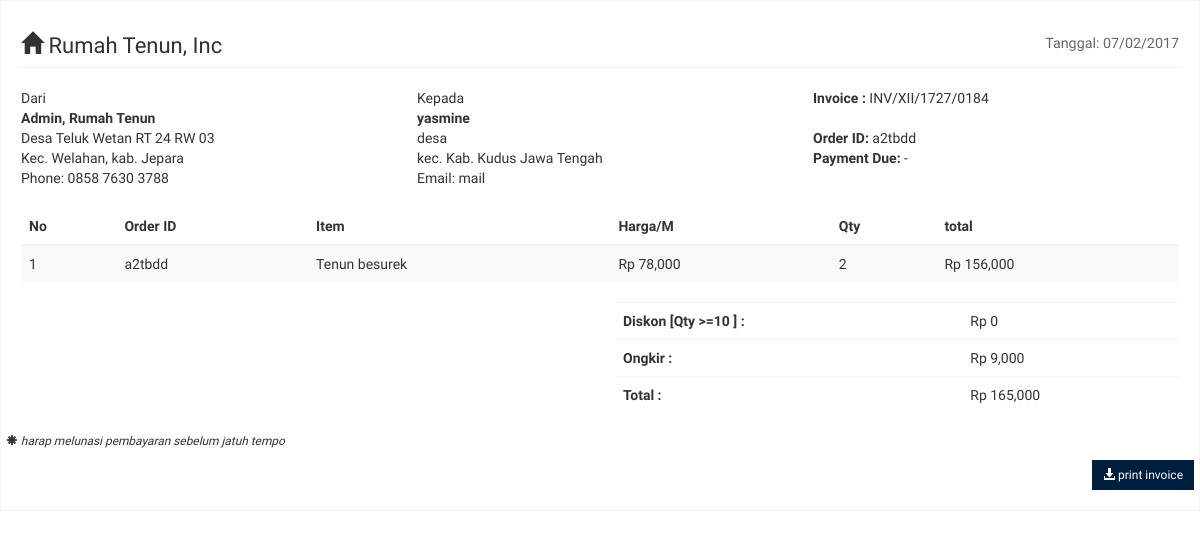
Screenshot of /invoice.php?id=a2tbdd with the database file from the repository.
### tables this page shows
CREATE TABLE `penjualan` (
  `kode` varchar(30) NOT NULL,
  `tanggal` date NOT NULL,
  `nama_barang` varchar(20) NOT NULL,
  `harga_jual` int(6) NOT NULL,
  `jumlah` int(3) NOT NULL,
  `total_harga` int(7) NOT NULL,
  `laba` int(9) NOT NULL,
  `status` enum('ok','pending') NOT NULL,
  `input_oleh` varchar(20) DEFAULT NULL,
  PRIMARY KEY (`kode`)
);

CREATE TABLE `pembeli` (
  `kode` varchar(10) NOT NULL,
  `nama` varchar(30) NOT NULL,
  `kontak` varchar(30) NOT NULL,
  `prov` varchar(40) NOT NULL,
  `kab` varchar(40) NOT NULL,
  `kec` varchar(30) NOT NULL,
  `alamat2` text NOT NULL,
  `kurir` enum('jne','tiki','pos_indo') NOT NULL,
  `resi` varchar(15) NOT NULL,
  PRIMARY KEY (`kode`)
);

### invoice.php (the view, shortened to what this page needs)
<?php
include 'koneksi.php';
$kode=$_GET['id'];
$sql = "SELECT penjualan.kode AS kode2,nama_barang,harga_jual,jumlah,total_harga,nama,alamat2,kec,kab,prov,kontak FROM penjualan INNER JOIN pembeli ON penjualan.kode=pembeli.kode WHERE penjualan.kode='$kode'";
$tampil =mysqli_query($link,$sql);
$r=mysqli_fetch_assoc($tampil);
?>
<!DOCTYPE html>
<html>
<head>
	<link rel="stylesheet" href="bootstrap/css/bootstrap.min.css">
	<link rel="stylesheet" href="dist/css/AdminLTE.min.css">
</head>
<body>
    <section class="invoice">
      <div class="row">
        <div class="col-xs-12">
          <h2 class="page-header">
            <span class="glyphicon glyphicon-home"></span> Rumah Tenun, Inc
            <small class="pull-right">Tanggal: <?php echo date('d/m/Y'); ?></small>
          </h2>
        </div>
      </div>
      <div class="row invoice-info">
        <div class="col-sm-4 invoice-col">
          Dari
          <address>
            <strong>Admin, Rumah Tenun</strong><br>
            Desa Teluk Wetan RT 24 RW 03<br>
            Kec. Welahan, kab. Jepara<br>
            Phone: 0858 7630 3788
          </address>
        </div>
        <div class="col-sm-4 invoice-col">
          Kepada
          <address>
            <strong><?php echo $r['nama']; ?></strong><br>
            <?php echo $r['alamat2']; ?><br>
            <?php echo 'kec. '.$r['kec'].' '.$r['kab'].' '.$r['prov']; ?><br>
            Email: <?php echo $r['kontak']; ?>
          </address>
        </div>
        <div class="col-sm-4 invoice-col">
          <b>Invoice : </b>INV/XII/<?php echo date('ynj').'/0'.substr(time(),-4,3); ?><br>
          <br>
          <b>Order ID:</b> <?php echo $r['kode2']; ?><br>
          <b>Payment Due:</b> -<br>
        </div>
      </div>
      <div class="row">
        <div class="col-xs-12 table-responsive">
          <table class="table table-striped">
            <thead>
            <tr>
              <th>No</th>
              <th>Order ID</th>
              <th>Item</th>
              <th>Harga/M</th>
              <th>Qty</th>
              <th>total</th>
            </tr>
            </thead>
            <tbody>
            <tr>
              <td><?php echo 1; ?></td>
              <td><?php echo $r['kode2']; ?></td>
              <td><?php echo 'Tenun '.$r['nama_barang']; ?></td>
              <td><?php echo 'Rp '.number_format($r['harga_jual']); ?></td>
              <td><?php echo $r['jumlah']; ?></td>
              <td><?php echo 'Rp '.number_format($r['total_harga']); ?></td>
            </tr>
            </tbody>
          </table>
        </div>
      </div>
      <div class="row">
        <div class="col-md-offset-6 col-xs-6">
          <div class="table-responsive">
            <table class="table table-borderless">
              <tr>
                <th>Diskon [Qty >=10 ] : </th>
                <td>Rp 0</td>
              </tr>
              <tr>
                <th>Ongkir : </th>
                <td>Rp 9,000</td>
              </tr>
              <tr>
                <th>Total : </th>
                <td><?php echo 'Rp '.number_format($r['total_harga']+9000); ?></td>
              </tr>
            </table>
          </div>
        </div>
      <div class="row no-print">
        <div class="col-xs-12">
          <i><p class="small"><span class="glyphicon glyphicon-asterisk"></span> harap melunasi pembayaran sebelum jatuh tempo</p></i>
          <button type="button" class="btn bg-navy btn-sm btn-flat pull-right" onclick="window.print()">
            <span class="glyphicon glyphicon-download-alt"></span> print invoice
          </button>
        </div>
      </div>
    </section>
</body>
</html>

### rows the page displays
penjualan: pembeli.nama "yasmine", pembeli.alamat2 "desa", pembeli.kab "Kab. Kudus", pembeli.prov "Jawa Tengah", pembeli.kontak "mail", kode "a2tbdd", nama_barang "besurek", harga_jual "78,000", jumlah "2", total_harga "156,000", $r['total_harga']+9000 "165,000"
